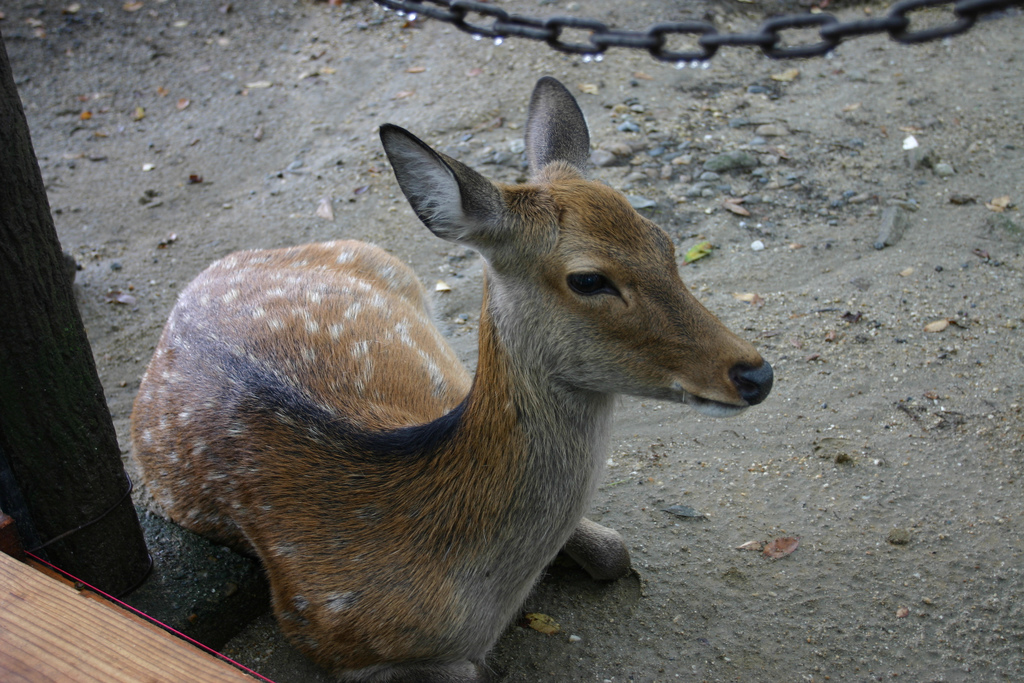
//> input picture opencv/tapi/deer.jpg, 1024 x 683 px
$ ./main deer.jpg   (built with g++ and OpenCV 4)
//> lines starting //> are read from the running program, lines starting //| are printed output that depends on the picture
#include <iostream>
#include <opencv2/opencv.hpp>

using namespace cv;
using namespace std;

template <class T>
void show_and_wait(const char* title, const T& img)
{
    imshow(title, img);
    cout << "press any key to continue..." << endl;
    waitKey();
}

int test1(const string imgfn)
{
//> called with imgfn = "deer.jpg"
    Mat gray;
    Mat img = imread(imgfn, 1);
//> img is the input picture: 683 rows x 1024 cols, CV_8UC3; mean B, G, R 99.8, 104.1, 105.4

    if (img.empty()) {
        cout << "imread failed: " << imgfn << endl;
        return -1;
    }
    cvtColor(img, gray, COLOR_BGR2GRAY);
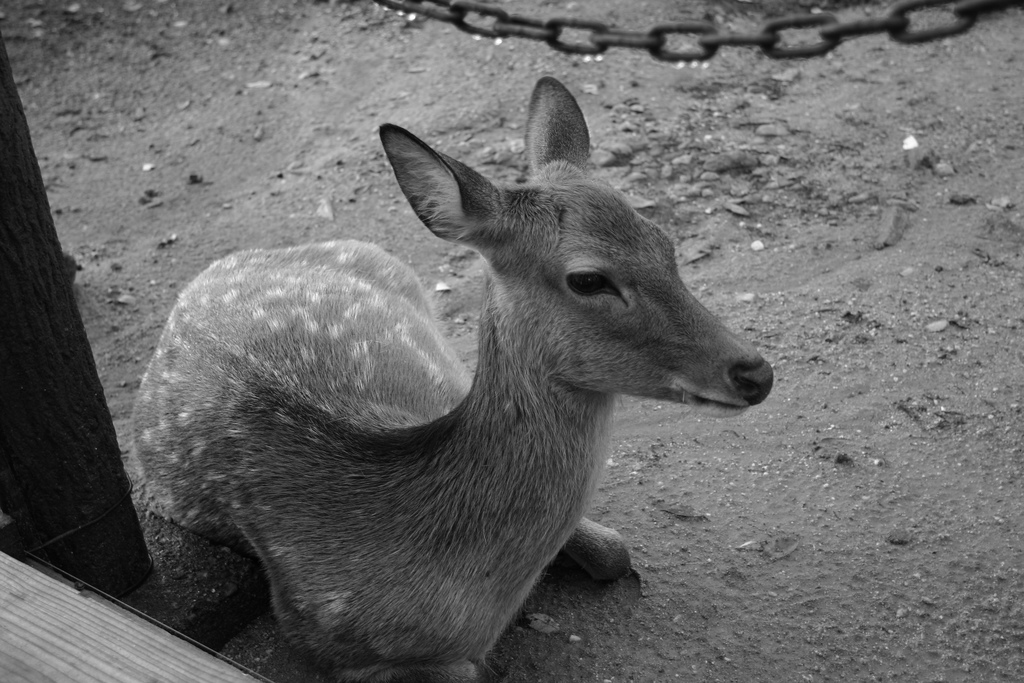
//> gray: 683 rows x 1024 cols, CV_8UC1; min 1, max 255, mean 104
    GaussianBlur(gray, gray,Size(7, 7), 1.5);
    Canny(gray, gray, 0, 50);
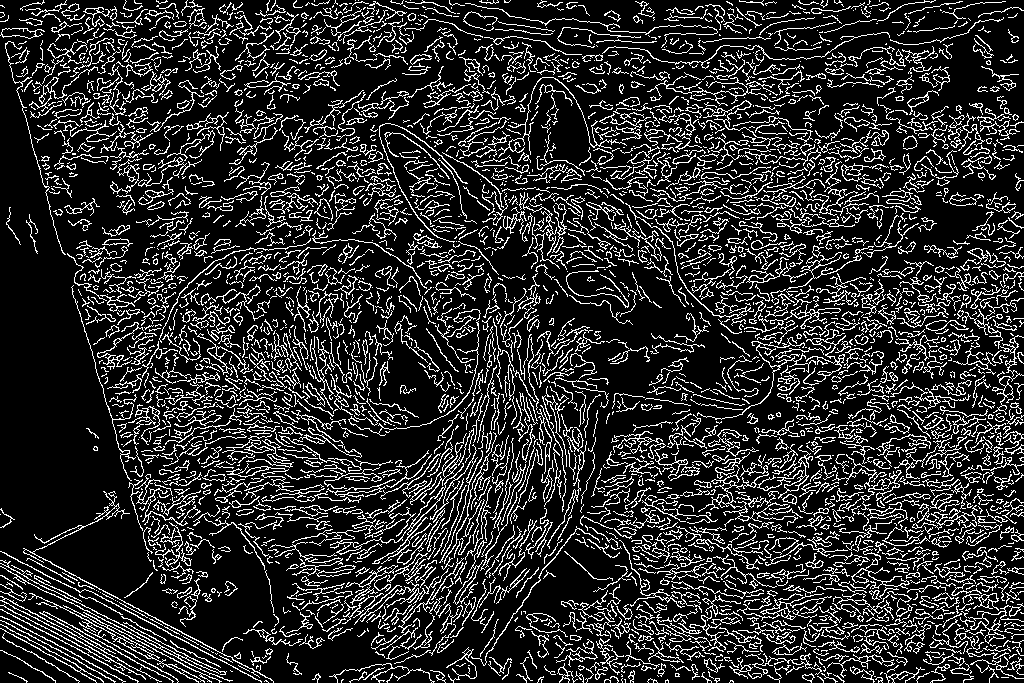
//> gray: 683 rows x 1024 cols, CV_8UC1; 17.6% white in thin lines or dots

    show_and_wait("test1", gray);
    return 0;
}


int test2(const string imgfn)
{
    UMat img, gray;

    imread(imgfn, 1).copyTo(img);
    if (img.empty()) {
        cout << "imread failed: " << imgfn << endl;
        return -1;
    }
    cvtColor(img, gray, COLOR_BGR2GRAY);
    GaussianBlur(gray, gray,Size(7, 7), 1.5);
    Canny(gray, gray, 0, 50);

    show_and_wait("test2", gray);
    return 0;
}

/*
int test3(const char* imgfn)
{
    Mat mat = imread(imgfn, IMREAD_COLOR);
    UMat umat = mat.getUMat(ACCESS_READ);
}
*/

int main(int argc, char** argv)
{
    string imgfn = "image.jpg";

    if (argc > 1) {
        imgfn = argv[1];
    } else {
        cout << "use default image: " << imgfn << endl;
        cout << "or\n  " << argv[0] << " [image file path]\n\n";
    }

    cout << "test1 on: " << imgfn << endl;
    assert(test1(imgfn)==0);
    cout << "test2 on: " << imgfn << endl;
    assert(test2(imgfn)==0);

    return 0;
}
